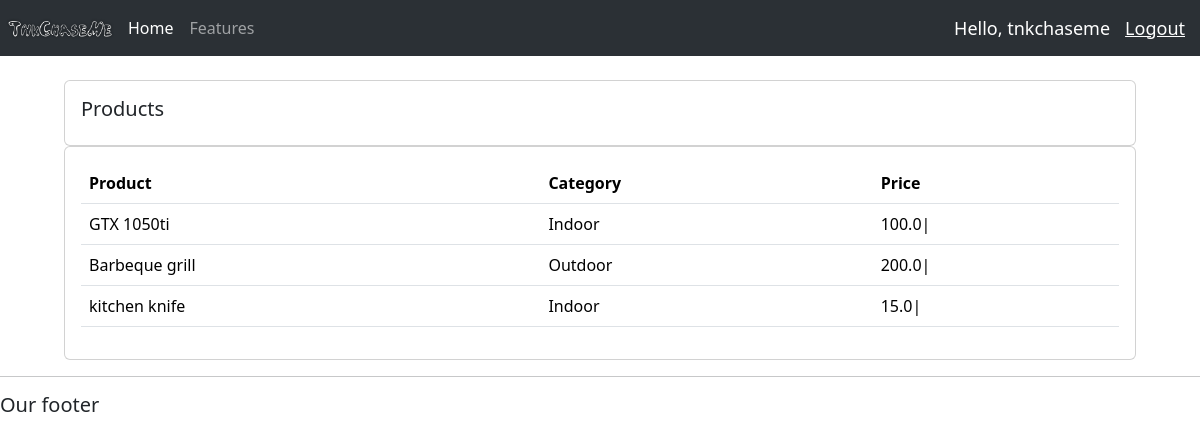
Screenshot of /products/ (signed in) with the database file from the repository.
### account/models.py (models this page shows, shortened)
class Product(models.Model):
    CATEGORY = (
        ('Indoor', 'Indoor'),
        ('Outdoor', 'Outdoor'),
    )
    name = models.CharField(max_length=200, null=True)
    price = models.FloatField(null=True)
    category = models.CharField(max_length=200, null=True, choices=CATEGORY)
    description = models.CharField(max_length=200, null=True)
    date_created = models.DateTimeField(auto_now_add=True, null=True)
    tags = models.ManyToManyField(Tag)

### account/decorators.py (the view)
        def wrapper_func(request, *args, **kwargs):
            groups = request.user.groups.all()
            if any(group.name in allowed_roles for group in groups):
                return view_func(request, *args, **kwargs)
            else:
                return HttpResponse("You are not authorized to view this page")

### account/views.py (called while the page is built)
@login_required()  # Decorator to ensure the user is logged in
@allow_users(allowed_roles=['admin'])  # Custom decorator to check user roles
def products(req):
    all_products = Product.objects.all()
    context = {
        'products': all_products
    }
    return render(req, 'accounts/products.html', context)

### account/templates/accounts/products.html
{% extends 'accounts/utility/base.html' %}
{% block content%}
<br>
    <div class="row px-5">
        <div class="col">
            <div class="card card-body">
                <h5>Products</h5>
            </div>
            <div class="card card-body">
                <table class="table">
                    <tr>
                        <th>Product</th>
                        <th>Category</th>
                        <th>Price</th>
                    </tr>
                    {%for i in products %}
                        <tr>
                            <td>{{ i.name }}</td>
                            <td>{{ i.category }}</td>
                            <td>{{ i.price }}|</td>
                        </tr>
                    {% endfor %}
                </table>
            </div>
        </div>
    </div>
{%endblock %}

### account/templates/accounts/utility/navbar.html (shortened to what this page needs)
{%load static%}
<nav class="navbar bg-dark navbar-expand-lg bg-body-tertiary" data-bs-theme="dark">
    <img src="{% static 'images/logo.png' %}" id="logo" class="navbar-logo">
    <div class="collapse navbar-collapse" id="navbarNavAltMarkup">
        <div class="navbar-nav">
            {% if request.user.is_staff %}
            <a class="nav-link active" aria-current="page" href="{% url 'home' %}">Home</a>
            <a class="nav-link" href="#">Features</a>
            {% else %}
                <a class="nav-link" href="{% url 'settings' %}">Settings</a>
            {% endif %}
        </div>
    </div>
    <span class="hello-msg">Hello, {{ request.user }}</span>
    <span><a class="hello-msg" href="{% url 'logout_account' %}">Logout</a></span>
</nav>

### static/css/main.css (style rules this page uses)
body { background-color: #ebeff5; }
.navbar-logo { max-width: 10%; height:auto; }

### account/templates/accounts/utility/navbar.html (style rules this page uses)
.hello-msg { font-size: 18px; color:white; padding-right:15px; }

### rows the page displays
Product: name "GTX 1050ti", category "Indoor", price "100.0"
Product: name "Barbeque grill", category "Outdoor", price "200.0"
Product: name "kitchen knife", category "Indoor", price "15.0"

### other values shown
{{ request.user }} "tnkchaseme"
